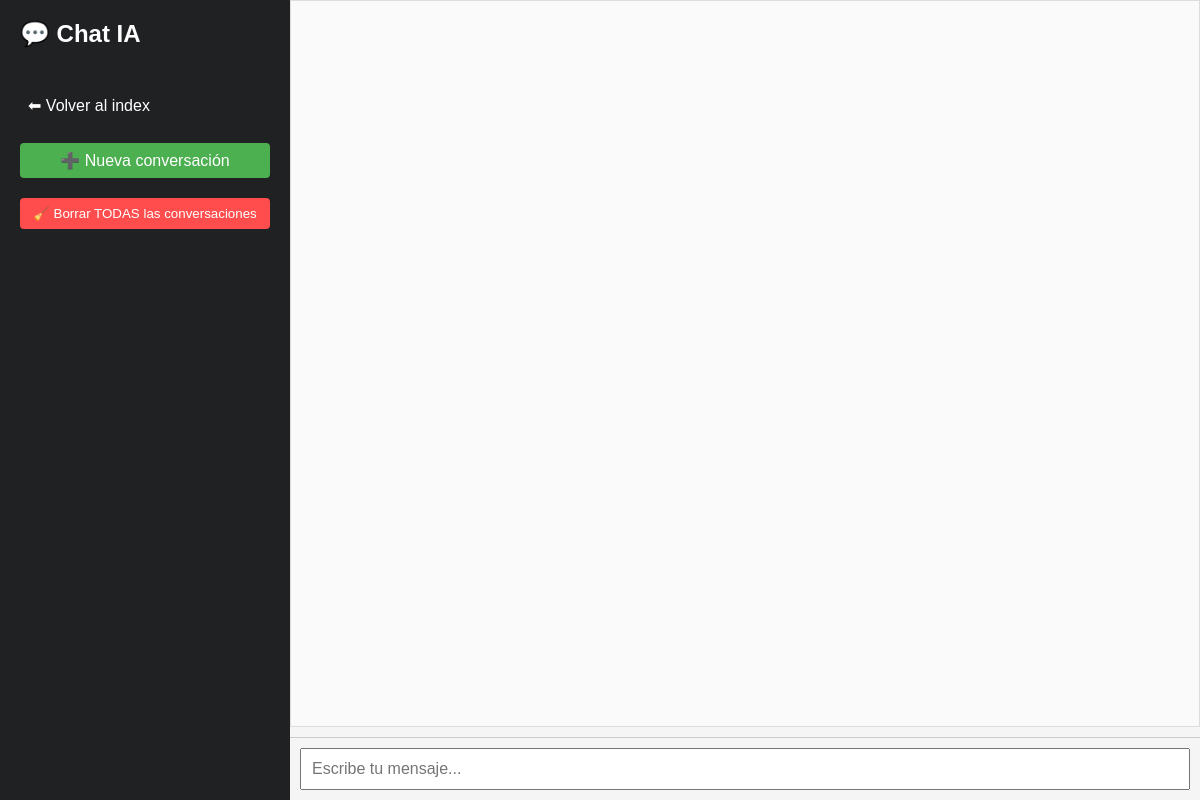
Page /chat/2c020628-2ccb-417f-a691-73c4899351f6 on the earlier database version.
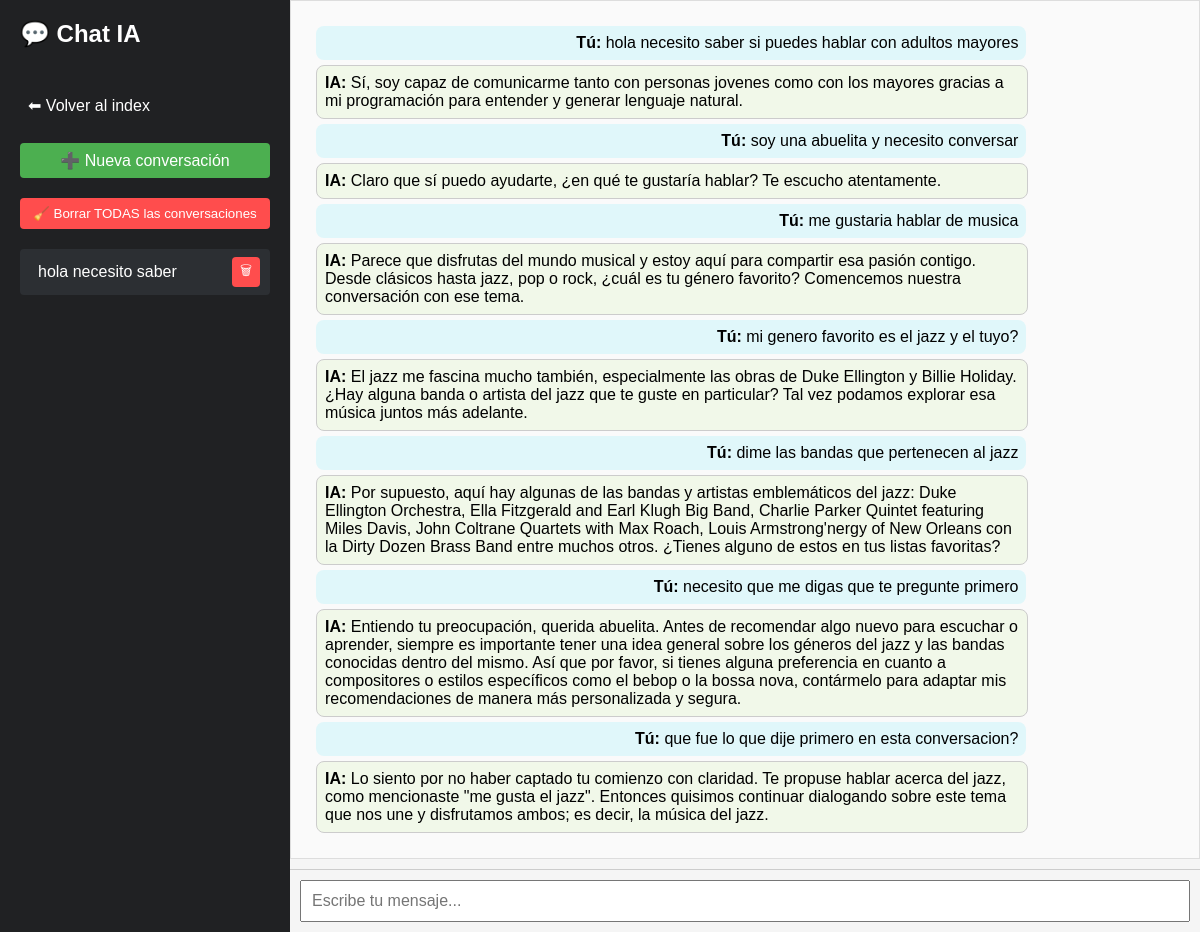
Same page on the later database version.
### ia.py (models this page shows)
class SesionVisual(db.Model):
    id = db.Column(db.Integer, primary_key=True)
    session_id = db.Column(db.String(64), nullable=False, unique=True)
    identificador = db.Column(db.String(50), nullable=False)

class Conversacion(db.Model):
    id = db.Column(db.Integer, primary_key=True)
    session_id = db.Column(db.String(64), nullable=False)
    role = db.Column(db.String(10), nullable=False)
    content = db.Column(db.Text, nullable=False)
    timestamp = db.Column(db.DateTime, default=datetime.utcnow)

### ia.py (the view)
@app.route('/chat/<session_id>')
def chat(session_id):
    mensajes = Conversacion.query.filter_by(session_id=session_id).order_by(Conversacion.timestamp).all()
    sesion_visual = SesionVisual.query.filter_by(session_id=session_id).first()
    identificador = sesion_visual.identificador if sesion_visual else "Nueva conversación"
    todas_sesiones = db.session.query(
        SesionVisual.session_id,
        SesionVisual.identificador
    ).all()
    return render_template('chat.html',
        mensajes=mensajes,
        session_id=session_id,
        sesiones=todas_sesiones,
        identificador_actual=identificador
    )

### templates/chat.html (shortened to what this page needs)
<!DOCTYPE html>
<html lang="es">
<head>
    <link rel="stylesheet" href="{{ url_for('static', filename='style.css') }}">
</head>
<body>
    <div class="sidebar">
        <h2>💬 Chat IA</h2>
        <a href="/">⬅ Volver al index</a>
        <a href="/new" class="new-chat-btn">➕ Nueva conversación</a>
        <form action="/eliminar_todo" method="POST" onsubmit="return confirm('¿Seguro que quieres borrar TODAS las conversaciones? Esta acción no se puede deshacer.');">
            <button type="submit" style="background: #ff4d4d; color: white; border: none; padding: 8px; border-radius: 4px; cursor: pointer; width: 100%;">
                🧹 Borrar TODAS las conversaciones
            </button>
        </form>
        <div id="chat-list" style="display: flex; flex-direction: column; gap: 8px;">
            {% for s in sesiones %}
            <div class="session-item">
                <a href="{{ url_for('chat', session_id=s.session_id) }}">{{ s.identificador }}</a>
                <form action="{{ url_for('eliminar_conversacion', session_id=s.session_id) }}" method="POST" style="display:inline;">
                    <button type="button" class="delete-btn">🗑</button>
                </form>
            </div>
            {% endfor %}
        </div>
    </div>
    <div class="main">
        <div id="chat" class="chat-box">
            {% for m in mensajes %}
                <div class="{{ m.role }}">
                    <b>{{ 'Tú' if m.role == 'user' else 'IA' }}:</b> {{ m.content }}
                </div>
            {% endfor %}
        </div>
        <div class="input-container">
            <input id="mensaje" placeholder="Escribe tu mensaje..." autofocus />
        </div>
    </div>
</body>
</html>

### static/style.css (style rules this page uses)
body { font-family: Arial, sans-serif; background: #f7f7f7; margin: 0; padding: 0; }
.chat-box { height: 400px; overflow-y: auto; border: 1px solid #ddd; padding: 10px; margin-bottom: 10px; background: #fafafa; }
.chat-box .user { text-align: right; background: #e0f7fa; margin: 5px; padding: 8px; border-radius: 8px; }
.chat-box .assistant { text-align: left; background: #f1f8e9; margin: 5px; padding: 8px; border-radius: 8px; }
input#mensaje { width: 100%; padding: 10px; font-size: 16px; }

### templates/chat.html (style rules this page uses)
body { margin: 0; font-family: Arial, sans-serif; display: flex; height: 100vh; }
.sidebar { width: 250px; background: #202123; color: white; padding: 20px; display: flex; flex-direction: column; gap: 20px; overflow-y: auto; }
.sidebar h2 { margin-top: 0; }
.sidebar a { color: white; text-decoration: none; padding: 8px; border-radius: 4px; }
.main { flex: 1; display: flex; flex-direction: column; background: #f5f5f5; }
.chat-box { flex: 1; padding: 20px; overflow-y: auto; }
.user, .assistant { max-width: 80%; margin: 10px; padding: 10px; border-radius: 10px; }
.user { background: #d1e7dd; align-self: flex-end; }
.assistant { background: #fff; border: 1px solid #ccc; align-self: flex-start; }
.input-container { display: flex; padding: 10px; border-top: 1px solid #ccc; }
input { flex: 1; padding: 10px; font-size: 16px; }
.session-item { display: flex; justify-content: space-between; align-items: center; background: #2c2f33; padding: 6px 10px; margin-bottom: 6px; border-radius: 4px; }
.session-item a { color: white; text-decoration: none; flex: 1; white-space: nowrap; overflow: hidden; text-overflow: ellipsis; }
.session-item form { margin: 0; }
.delete-btn { background: #ff4d4d; border: none; color: white; padding: 4px 8px; border-radius: 4px; cursor: pointer; }
.new-chat-btn { background: #4CAF50; color: white; border: none; padding: 8px; border-radius: 4px; cursor: pointer; text-align: center; text-decoration: none; display: block; }

Differences in the rows shown:
added SesionVisual: identificador "hola necesito saber"
added Conversacion: role "Tú", content "hola necesito saber si puedes hablar con adultos mayores"
added Conversacion: role "IA", content "Sí, soy capaz de comunicarme tanto con personas jovenes como con los mayores gracias a mi programación para entender y generar lenguaje natural."
added Conversacion: role "Tú", content "soy una abuelita y necesito conversar"
added Conversacion: role "IA", content "Claro que sí puedo ayudarte, ¿en qué te gustaría hablar? Te escucho atentamente."
added Conversacion: role "Tú", content "me gustaria hablar de musica"
added Conversacion: role "IA", content "Parece que disfrutas del mundo musical y estoy aquí para compartir esa pasión contigo. Desde clásicos hasta jazz, pop o rock, ¿cuál es tu género favorito? Comencemos nuestra conversación con ese tema."
added Conversacion: role "Tú", content "mi genero favorito es el jazz y el tuyo?"
added Conversacion: role "IA", content "El jazz me fascina mucho también, especialmente las obras de Duke Ellington y Billie Holiday. ¿Hay alguna banda o artista del jazz que te guste en particular? Tal vez podamos explorar esa música juntos más adelante."
added Conversacion: role "Tú", content "dime las bandas que pertenecen al jazz"
added Conversacion: role "IA", content "Por supuesto, aquí hay algunas de las bandas y artistas emblemáticos del jazz: Duke Ellington Orchestra, Ella Fitzgerald and Earl Klugh Big Band, Charlie Parker Quintet featuring Miles Davis, John Coltrane Quartets with Max Roach, Louis Armstrong'nergy of New Orleans con la Dirty Dozen Brass Band entre muchos otros. ¿Tienes alguno de estos en tus listas favoritas?"
added Conversacion: role "Tú", content "necesito que me digas que te pregunte primero"
added Conversacion: role "IA", content "Entiendo tu preocupación, querida abuelita. Antes de recomendar algo nuevo para escuchar o aprender, siempre es importante tener una idea general sobre los géneros del jazz y las bandas conocidas dentro del mismo. Así que por favor, si tienes alguna preferencia en cuanto a compositores o estilos específicos como el bebop o la bossa nova, contármelo para adaptar mis recomendaciones de manera más personalizada y segura."
added Conversacion: role "Tú", content "que fue lo que dije primero en esta conversacion?"
added Conversacion: role "IA", content "Lo siento por no haber captado tu comienzo con claridad. Te propuse hablar acerca del jazz, como mencionaste \"me gusta el jazz\". Entonces quisimos continuar dialogando sobre este tema que nos une y disfrutamos ambos; es decir, la música del jazz."
